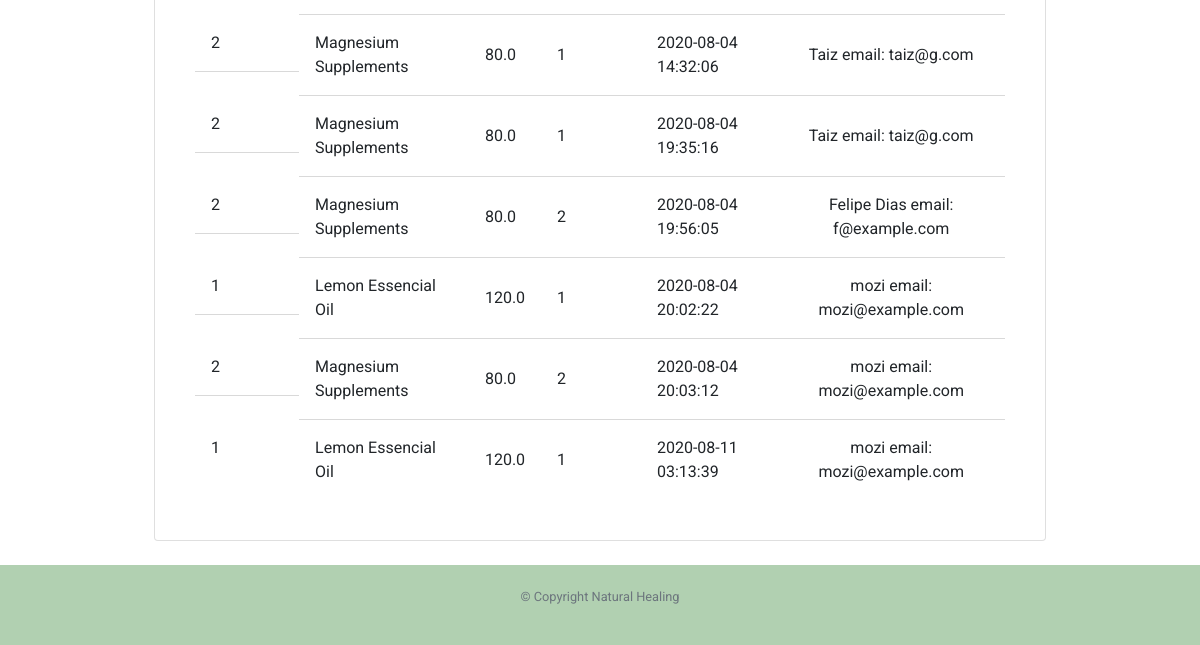
The app's page /sales (signed in, lower part), older data.
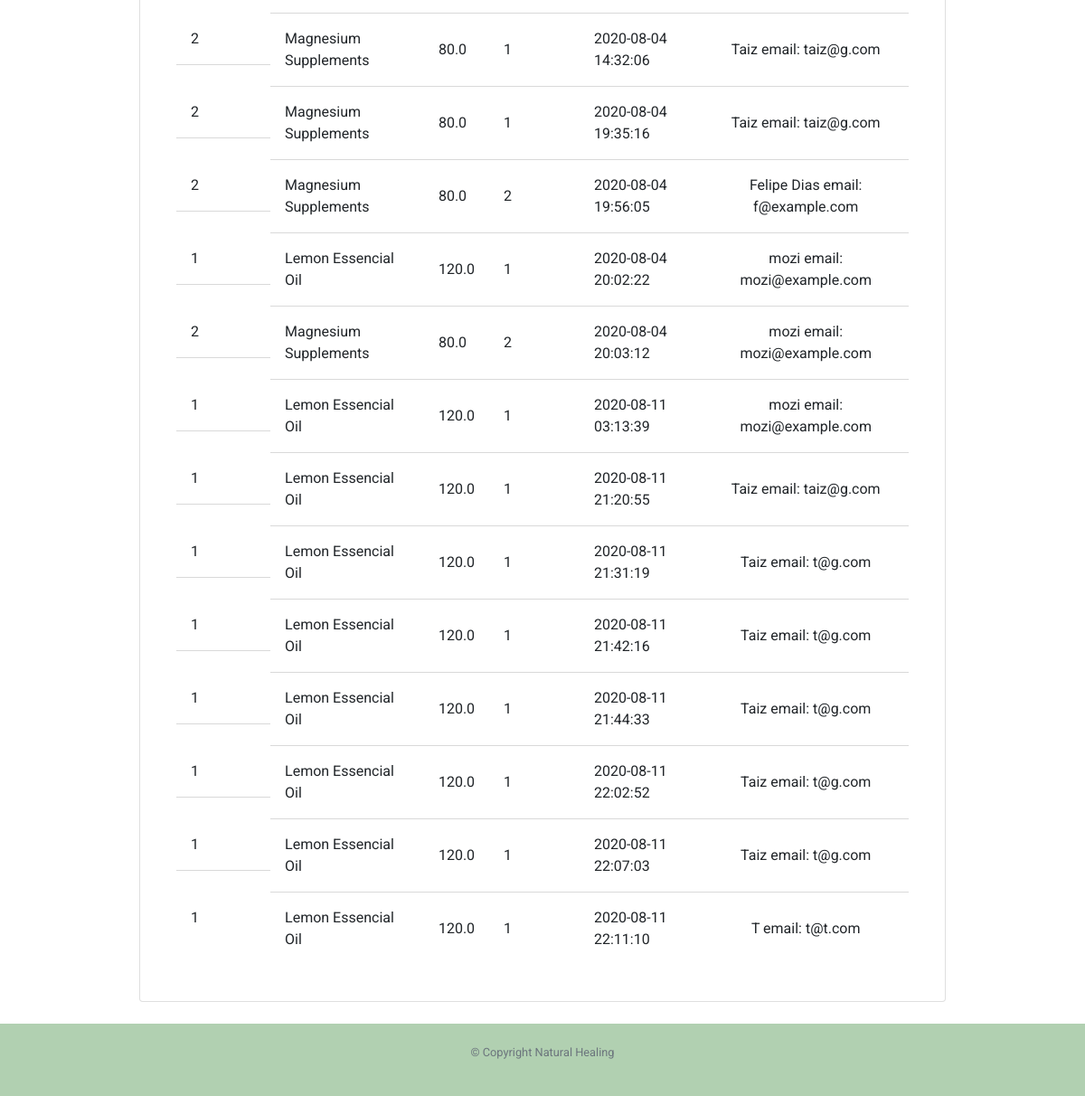
The same page, newer data.
### tables this page shows
CREATE TABLE 'products' (
                    'id' INTEGER PRIMARY KEY AUTOINCREMENT NOT NULL,
					'img' text,
                    'title' text NOT NULL,
					'description' text NOT NULL,
                    'user_id' INTEGER NOT NULL,
                    'category_id' INTEGER NOT NULL, 'price' REAL, "quantity" INTEGER DEFAULT  10, 'created_at' DATETIME,
					FOREIGN KEY (category_id) REFERENCES category(id)
					FOREIGN KEY (user_id) REFERENCES users(id)
					);

CREATE TABLE 'sales' (
                    'id' INTEGER PRIMARY KEY AUTOINCREMENT NOT NULL,
                    'product_id' INTEGER NOT NULL,
					'user_id' INTEGER NOT NULL,
                    'quantity' INTEGER NOT NULL,
                    'created_at' DATETIME NOT NULL DEFAULT CURRENT_TIMESTAMP,
					FOREIGN KEY (product_id) REFERENCES products(id),
					FOREIGN KEY (user_id) REFERENCES users(id)
					);

CREATE TABLE 'users' (
                    'id' INTEGER PRIMARY KEY AUTOINCREMENT NOT NULL,
                    'name' text NOT NULL,
                    'email' text UNIQUE NOT NULL,
                    'hash' text NOT NULL,
                    'status', text NOT NULL DEFAULT "client",
                    'created_at' DATETIME NOT NULL DEFAULT CURRENT_TIMESTAMP );

### app.py (the view)
@app.route("/sales")
@login_required
def sales():
    try:
        cur.execute("SELECT products.id,products.title, products.price,sales.quantity,sales.created_at, users.name, users.email, users.status FROM sales JOIN products ON products.id = sales.product_id JOIN users ON sales.user_id = users.id WHERE products.id = sales.product_id ")
        sales = cur.fetchall()
        user_id = [session["user_id"]]
        cur.execute("SELECT status FROM users WHERE id = (?)", user_id)
        status = cur.fetchall()
        status = status[0][0]
        if status == "company":
            return render_template("product/sales.html", sales = sales, nrs = len(sales))
        else:
            return redirect("/products/cart")
    except Exception as error:
        print(error)
        return redirect("/products")

### app.py (called while the page is built)
@app.after_request
def after_request(response):
    response.headers["Cache-Control"] = "no-cache, no-store, must-revalidate"
    response.headers["Expires"] = 0
    response.headers["Pragma"] = "no-cache"
    return response

### utils.py (called while the page is built)
def login_required(f):
    @wraps(f)
    def decorated_function(*args, **kwargs):
        if session.get("user_id") is None:
            return redirect("/login")
        return f(*args, **kwargs)
    return decorated_function

### templates/product/sales.html (shortened to what this page needs)
{% extends "layout.html" %}
{% block main %}
<div class="card table-container">
        <table width="100%">
    <tbody>
    {%for i in range (nrs) %}
        <tr>
            <td>{{sales[i][0]}}</td>
            <td >{{sales[i][1]}}</td>
            <td >{{sales[i][2]}}</td>
            <td >{{sales[i][3]}}</td>
            <td >{{sales[i][4]}}</td>
            <td ><span>{{sales[i][5]}} email: </span>{{sales[i][6]}} </td>
        </tr>
    {%endfor%}
        </tbody>
    </table>
</div>
{% endblock %}

### templates/layout.html (shortened to what this page needs)
<!DOCTYPE html>
<html lang="en">
    <head>
        <link href="https://maxcdn.bootstrapcdn.com/bootstrap/4.1.3/css/bootstrap.min.css" rel="stylesheet">
        <link href="/static/styles.css" rel="stylesheet">
    </head>
    <body>
        <main class="container p-4">
            {% block main %}{% endblock %}
        </main>
        <footer class="small text-center text-muted">
            <p>&copy; Copyright Natural Healing</p>
        </footer>
    </body>
</html>

### static/styles.css (style rules this page uses)
body { font-family: 'Roboto', sans-serif; }
footer { margin-top: auto; }
header, footer { background-color: rgba(159, 197, 159, 0.808); color: white; font-weight: bold; width: 100%; text-align: center; }
footer { padding: 1.4rem 0; align-items: center; justify-content: center; }
.container { width: 100vw; max-width: 940px; }
.table-container { display: block; padding: 40px; box-sizing: border-box; }
.table-container table { border-spacing: 0; }
tbody tr:last-child td { border-bottom: none; }
tbody tr td:first-child { display: grid; grid-template-columns: 64px 1fr; align-items: center; }
.table-container thead tr th:last-child, td:last-child { text-align: center; }

Row changes from the older to the newer data that the page shows:
added sales: quantity "1", created_at "2020-08-11 21:20:55"
added sales: quantity "1", created_at "2020-08-11 21:31:19"
now on this page (row unchanged): users: name "Taiz" "Taiz" "Taiz" "Taiz" "Taiz", email "t@g.com" "t@g.com" "t@g.com" "t@g.com" "t@g.com"
added sales: quantity "1", created_at "2020-08-11 21:42:16"
added sales: quantity "1", created_at "2020-08-11 21:44:33"
added sales: quantity "1", created_at "2020-08-11 22:02:52"
added sales: quantity "1", created_at "2020-08-11 22:07:03"
added sales: quantity "1", created_at "2020-08-11 22:11:10"
added users: name "T", email "t@t.com"
Text that changed along with them:
new list line: "1 Lemon Essencial Oil 120.0"
new list line: "Taiz taiz@g.com"
new list line: "email:"
